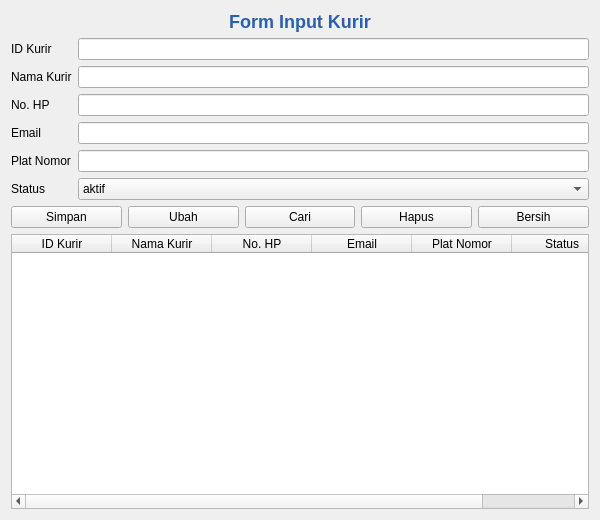
<?xml version="1.0" encoding="UTF-8"?>
<ui version="4.0">
 <class>FormKurir</class>
 <widget class="QWidget" name="FormKurir">
  <property name="geometry">
   <rect>
    <x>0</x>
    <y>0</y>
    <width>600</width>
    <height>520</height>
   </rect>
  </property>
  <property name="windowTitle">
   <string>Data Kurir</string>
  </property>
  <layout class="QVBoxLayout" name="verticalLayout">
   <item>
    <widget class="QLabel" name="lblJudul">
     <property name="styleSheet">
      <string notr="true">font-size:18px; font-weight:bold; color:#2b5fab;</string>
     </property>
     <property name="text">
      <string>Form Input Kurir</string>
     </property>
     <property name="alignment">
      <set>Qt::AlignmentFlag::AlignCenter</set>
     </property>
    </widget>
   </item>

   <item>
    <layout class="QFormLayout" name="formLayout">
     <item row="0" column="0">
      <widget class="QLabel" name="lblKurirID">
       <property name="text">
        <string>ID Kurir</string>
       </property>
      </widget>
     </item>
     <item row="0" column="1">
      <widget class="QLineEdit" name="txtKurirID"/>
     </item>

     <item row="1" column="0">
      <widget class="QLabel" name="lblNamaKurir">
       <property name="text">
        <string>Nama Kurir</string>
       </property>
      </widget>
     </item>
     <item row="1" column="1">
      <widget class="QLineEdit" name="txtNamaKurir"/>
     </item>

     <item row="2" column="0">
      <widget class="QLabel" name="lblNoHP">
       <property name="text">
        <string>No. HP</string>
       </property>
      </widget>
     </item>
     <item row="2" column="1">
      <widget class="QLineEdit" name="txtNoHP"/>
     </item>

     <item row="3" column="0">
      <widget class="QLabel" name="lblEmail">
       <property name="text">
        <string>Email</string>
       </property>
      </widget>
     </item>
     <item row="3" column="1">
      <widget class="QLineEdit" name="txtEmail"/>
     </item>

     <item row="4" column="0">
      <widget class="QLabel" name="lblPlatNomor">
       <property name="text">
        <string>Plat Nomor</string>
       </property>
      </widget>
     </item>
     <item row="4" column="1">
      <widget class="QLineEdit" name="txtPlatNomor"/>
     </item>

     <item row="5" column="0">
      <widget class="QLabel" name="lblStatus">
       <property name="text">
        <string>Status</string>
       </property>
      </widget>
     </item>
     <item row="5" column="1">
      <widget class="QComboBox" name="cmbStatus">
       <item>
        <property name="text">
         <string>aktif</string>
        </property>
       </item>
       <item>
        <property name="text">
         <string>nonaktif</string>
        </property>
       </item>
      </widget>
     </item>
    </layout>
   </item>

   <item>
    <layout class="QHBoxLayout" name="buttonLayout">
     <item>
      <widget class="QPushButton" name="btnSimpan">
       <property name="text">
        <string>Simpan</string>
       </property>
      </widget>
     </item>
     <item>
      <widget class="QPushButton" name="btnUbah">
       <property name="text">
        <string>Ubah</string>
       </property>
      </widget>
     </item>
     <item>
      <widget class="QPushButton" name="btnCari">
       <property name="text">
        <string>Cari</string>
       </property>
      </widget>
     </item>
     <item>
      <widget class="QPushButton" name="btnHapus">
       <property name="text">
        <string>Hapus</string>
       </property>
      </widget>
     </item>
     <item>
      <widget class="QPushButton" name="btnBersih">
       <property name="text">
        <string>Bersih</string>
       </property>
      </widget>
     </item>
    </layout>
   </item>

   <item>
    <widget class="QTableWidget" name="tableKurir">
     <property name="columnCount">
      <number>6</number>
     </property>
     <column>
      <property name="text">
       <string>ID Kurir</string>
      </property>
     </column>
     <column>
      <property name="text">
       <string>Nama Kurir</string>
      </property>
     </column>
     <column>
      <property name="text">
       <string>No. HP</string>
      </property>
     </column>
     <column>
      <property name="text">
       <string>Email</string>
      </property>
     </column>
     <column>
      <property name="text">
       <string>Plat Nomor</string>
      </property>
     </column>
     <column>
      <property name="text">
       <string>Status</string>
      </property>
     </column>
    </widget>
   </item>
  </layout>
 </widget>
 <resources/>
 <connections/>
</ui>
